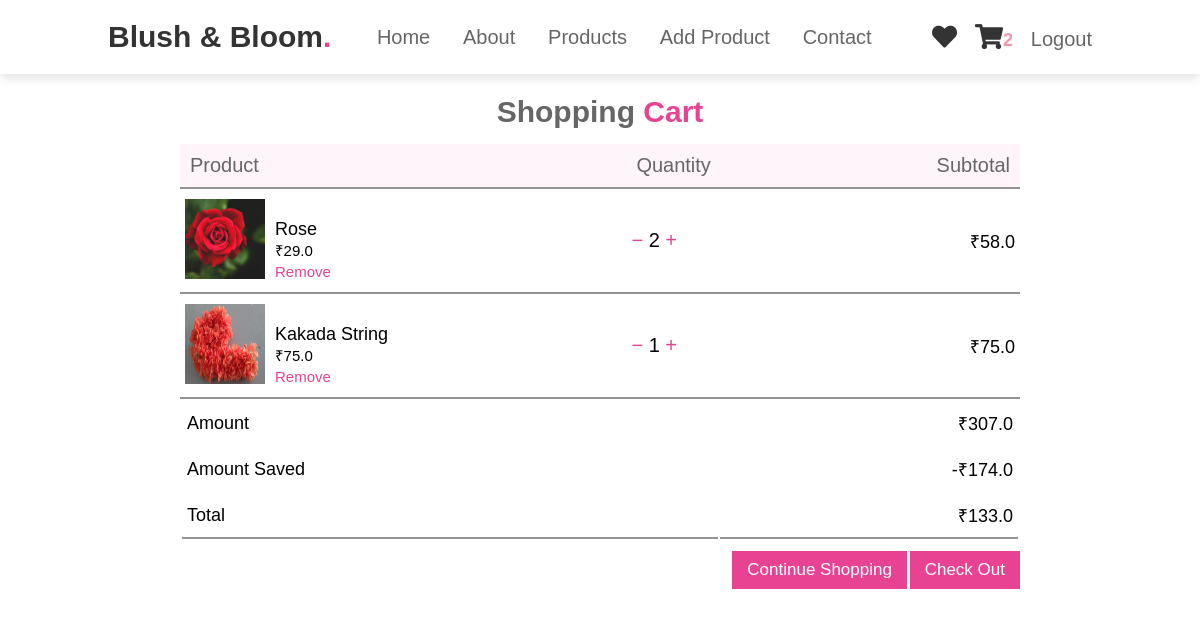
The page /order-summary/ (signed in) on the database as committed earlier.
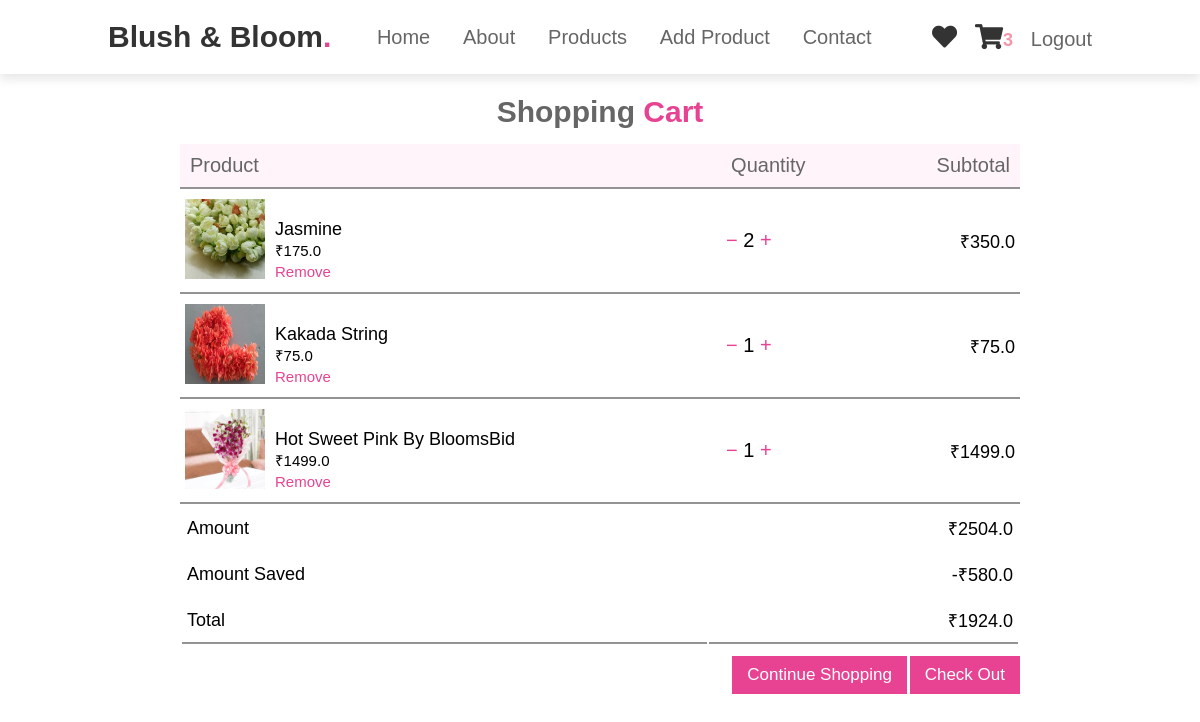
The same page on the database as committed later.
### core/models.py (models this page shows, shortened)
class CartItem(models.Model):
    user = models.ForeignKey(User, on_delete=models.CASCADE)
    item = models.ManyToManyField(Order)
    start_date = models.DateTimeField(auto_now_add=True)
    order_date = models.DateTimeField(null=True)
    order_address = models.ForeignKey(
        UserAddress, on_delete=models.SET_NULL, blank=True, null=True)
    ordered = models.BooleanField(default=False)
    class Meta:
        verbose_name = 'CartItem'
        verbose_name_plural = 'CartItems'
    def __str__(self):
        return self.user.username
    def get_total_price(self):
        total = 0
        for order_item in self.item.all():
            total += order_item.get_total_item_price()
        return total
    def get_amount_saved(self):
        total = 0
        for order_item in self.item.all():
            total += order_item.get_amount_saved()
        return total
    def price_afted_saved(self):
        total = 0
        for order_item in self.item.all():
            total += order_item.get_final_price()
        return total

class Order(models.Model):
    user = models.ForeignKey(User, on_delete=models.CASCADE)
    ordered = models.BooleanField(default=False)
    wishlist = models.BooleanField(default=False)
    item = models.ForeignKey(Item, on_delete=models.CASCADE)
    quantity = models.IntegerField(default=1)
    class Meta:
        verbose_name_plural = 'Orders'
    def get_total_item_price(self):
        return self.quantity * self.item.price
    def get_discount_item_price(self):
        return self.quantity * self.item.discount_price
    def get_amount_saved(self):
        return self.get_total_item_price() - self.get_discount_item_price()
    def get_final_price(self):
        if self.item.discount_price:
            return self.get_discount_item_price()
        return self.get_total_item_price()

class Item(models.Model):
    flower_name = models.CharField(max_length=100, default="")
    price = models.FloatField()
    discount_price = models.FloatField(blank=True, null=True)
    description = models.TextField()
    category = models.ForeignKey(Category, on_delete=models.CASCADE)
    label = models.CharField(choices=label_choices,
                             default="", max_length=2, blank=True, null=True)
    item_image = models.ImageField(
        upload_to="uploads/", default='/images/no-image.jpg')
    is_auctioned = models.BooleanField(default=False)
    class Meta:
        verbose_name_plural = 'Items'
    def get_add_to_cart_url(self):
        return reverse("core:add-to-cart", kwargs={'pk': self.pk})
    def get_remove_from_cart_url(self):
        return reverse("core:remove-from-cart", kwargs={'pk': self.pk})
    def get_reduce_quantity_item_url(self):
        return reverse("core:reduce-quantity-item", kwargs={'pk': self.pk})

### core/views.py (the view)
# urls.py: path('order-summary/', OrderSummary, name='order-summary'),
@login_required(login_url='/login/')
def OrderSummary(request):
    cart_items, created = CartItem.objects.get_or_create(
        user=request.user, ordered=False)
    context = {'cart_items': cart_items}
    print(cart_items)
    return render(request, 'cart.html', context)

### core/templatetags/cart_tags.py (called while the page is built)
@register.filter
def cart_item_count(user):
    if user.is_authenticated:
        items = CartItem.objects.filter(user=user, ordered=False)
        if items.exists():
            return items[0].item.count()
        else:
            return 0
    else:
        return 0

### Templates/cart.html
{% extends 'base.html' %}
{% load static %}
{% block csslink %}
<link rel="stylesheet" href={% static 'css/cart.css' %}/>
{% endblock csslink %}
{% block content %}
<div class="small-container cart-page">
{% if cart_items.item.all %}
  <h3 class="head">Shopping <span>Cart</span></h3>
  <top>
    <table>
      <tr>
        <th>Product</th>
        <th>Quantity</th>
        <th>Subtotal</th>
      </tr>
      {% for cart_item in cart_items.item.all %}
          <tr>
            <td>
              <div class="cart-info">
                <img src={{cart_item.item.item_image.url}} alt="" />
                <div class="data">
                  <p>{{cart_item.item.flower_name}}</p>
                  <small>&#8377;{{cart_item.item.discount_price}}</small>
                  <br />
                  <a href="{{cart_item.item.get_remove_from_cart_url}}">Remove</a>
                </div>
              </div>
            </td>
            <td style="font-size: 2rem;">
              <a href="{{ cart_item.item.get_reduce_quantity_item_url }}"><span id=plusorminus >&#8722;</span></a>
              {{cart_item.quantity}}
              <a href="{{cart_item.item.get_add_to_cart_url}}"><span id=plusorminus >&#43;</span></a>
            </td>
            <td>&#8377;{{cart_item.get_discount_item_price}}</td>
          </tr>
      {% endfor %}
    </table>
  </top>
  <div class="total-price">
    <table>
      <tr>
        <td>Amount</td>
        <td>&#8377;{{cart_items.get_total_price }}</td>
      </tr>
      <tr>
        <td>Amount saved</td>
        <td>-&#8377;{{cart_items.get_amount_saved}}</td>
      </tr>
      <tr class="under">
        <td>Total</td>
        <td>&#8377;{{cart_items.price_afted_saved}}</td>
      </tr>
    </table>
  </div>
  <div style="display: block ruby;text-align: end;">
    <div class="checkout">
      <a href="{% url 'core:Home-Page' %}">Continue Shopping</a>
    </div>
    <div class="checkout">
      <a href="{% url 'core:checkout' %}">check out</a>
    </div>
  </div>
  {% else %}
  <h3 class="head">Empty<span>Cart</span></h3>
  <div class="checkout" style="text-align: center;">
    <a href="{% url 'core:Home-Page' %}">Continue Shopping</a>
  </div>
  {% endif %}
</div>
    {% endblock content %}

### Templates/base.html (shortened to what this page needs)
{% load static %}
{% load cart_tags %}
<!DOCTYPE html>
<html lang="en">
  <head>
    <link
      rel="stylesheet"
      href="https://cdnjs.cloudflare.com/ajax/libs/font-awesome/5.15.4/css/all.min.css"
    />
    <link rel="stylesheet" href= {% static 'css/style.css' %}/>
    {% block csslink %}
    {% endblock csslink %}
  </head>
  <body>
    <div>
    <header>
      <a href="#" class="logo">Blush & Bloom<span>.</span></a>
      <nav class="navbar">
        <a href="{% url 'core:Home-Page' %}">home</a>
        <a href="#about">about</a>
        <a href="#products">products</a>
        {% if request.user.is_superuser %}
        <a href="/admin/core/item/add/">Add Product</a>
        {% else %}
        <a href="#review">review</a>
        {% endif %}
        <a href="#contact">contact</a>
      </nav>
      <div class="icons">
        <a href="{% url 'core:wishlist' %}" class="fas fa-heart"></a>
        <a href="{% url 'core:order-summary' %}" class="fas fa-shopping-cart"
        ><span style=" color: #f496a9; font-size: large;">{{request.user | cart_item_count }}</span></a>
        {% if request.user.is_authenticated %}
        <a href="{% url 'Accounts:Logout' %}" id="login" style="color: #666; font-size:2rem;">Logout</a>
        {% else %}
        <a href="{% url 'Accounts:Login' %}" class="fas fa-user"></a>
        {% endif %}
      </div>
    </header>
    {% block content %}
    {% endblock content %}
  </div>
  </body>
</html>

### static/css/style.css (style rules this page uses)
:root { --pink: #e84393; }
* { margin: 0%; padding: 0%; box-sizing: border-box; font-family: Verdana, Geneva, Tahoma, sans-serif; outline: none; text-decoration: none; border: none; text-transform: capitalize; transition: 0.2s linear; }
html { font-size: 62.5%; scroll-behavior: smooth; scroll-padding-top: 6rem; overflow-x: hidden; }
header { position: fixed; top: 0%; right: 0%; left: 0%; background-color: #fff; padding: 2rem 9%; display: flex; align-items: center; justify-content: space-between; z-index: 1000; box-shadow: 0 0.5rem 1rem rgba(0, 0, 0, 0.1); }
header .logo { font-size: 3rem; color: #333; font-weight: bolder; }
header .logo span { color: var(--pink); }
header .navbar a { font-size: 2rem; padding: 0 1.5rem; color: #666; }
header .icons a { font-size: 2.5rem; color: #333; margin-left: 1.5rem; }

### static/css/cart.css (style rules this page uses)
:root { --pink: #e84393; }
.small-container { margin-top: 100px; }
.cart-page { margin: 80px auto; width: 70%; }
top table { width: 100%; border-collapse: collapse; }
table tr { border-bottom: 2px solid #939393; }
.cart-info { display: flex; flex-wrap: wrap; }
th { text-align: left; padding: 10px; color: #666; font-weight: normal; font-size: 2rem; background-color: rgba(255, 51, 153, 0.05); }
td { padding: 10px 5px; font-size: 1.8rem; }
.data { padding-top: 20px; }
td a { color: var(--pink); font-size: 1.5rem; }
td img { width: 80px; height: 80px; margin-right: 10px; }
.head { font-size: 3rem; text-align: center; padding: 15px; color: #666; }
.head span { color: var(--pink); }
.total-price { display: flex; justify-content: flex-end; }
.total-price table { width: 100%; max-width: 100%; }
td:last-child { text-align: right; }
th:last-child { text-align: right; }
.under td { border-bottom: 2px solid #939393; }
#plusorminus { font-size: 2rem; }
.checkout a { display: inline-block; background-color: var(--pink); font-size: 1.7rem; color: #fff; padding: 0.9rem 1.5rem; cursor: pointer; margin-top: 1rem; text-align: right; }
.checkout { text-align: right; }

Rows that differ between the two databases and show on the page:
removed Order: item.item_image (picture), item.flower_name "Rose", item.discount_price "29.0", quantity "2", get_discount_item_price "58.0"
added Order: item.item_image (picture), item.flower_name "Jasmine", item.discount_price "175.0", quantity "2", get_discount_item_price "350.0"
added Order: item.item_image (picture), item.flower_name "Hot Sweet Pink By BloomsBid", item.discount_price "1499.0", quantity "1", get_discount_item_price "1499.0"
computed for CartItem: get_total_price "307.0" → "2504.0"; get_amount_saved "174.0" → "580.0"; price_afted_saved "133.0" → "1924.0"
Other text that changed with them:
{{ request.user | cart_item_count }}: "2" → "3"
